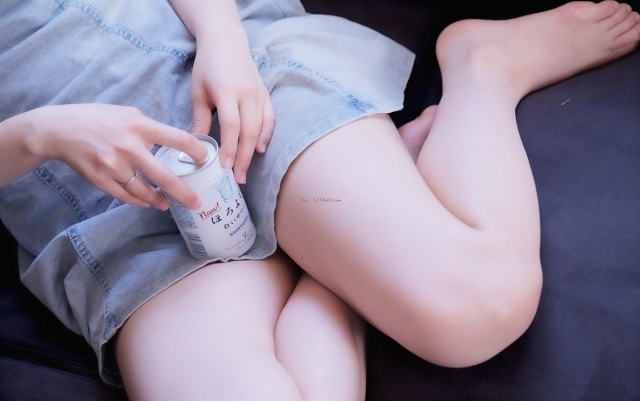
#> input picture photos/0473fd50-3f0e-55de-815c-5dbe9cc384d1.jpg, 1280 x 802 px (shown at 1/2 size); its folder holds 4 pictures in this run
$ python photo.py   (older library calls are emulated)
#> lines starting #> are read from the running program, lines starting #| are printed output that depends on the picture
from PIL import Image
import os,shutil
import uuid
import json

#图片压缩批处理
def compressImage(srcPath,dstPath):
    for filename in os.listdir(srcPath):
        #如果不存在目的目录则创建一个，保持层级结构
        if not os.path.exists(dstPath):
                os.makedirs(dstPath)

        #拼接完整的文件或文件夹路径
        srcFile=os.path.join(srcPath,filename)
        dstFile=os.path.join(dstPath,filename)

        # 如果是文件就处理
        if os.path.isfile(srcFile):
            try:
                #打开原图片缩小后保存，可以用if srcFile.endswith(".jpg")或者split，splitext等函数等针对特定文件压缩
                sImg=Image.open(srcFile)
                w,h=sImg.size
                dImg=sImg.resize((int(w/2),int(h/2)),Image.ANTIALIAS)  #设置压缩尺寸和选项，注意尺寸要用括号
                dImg.save(dstFile) #也可以用srcFile原路径保存,或者更改后缀保存，save这个函数后面可以加压缩编码选项JPEG之类的
                print (dstFile+" 成功！")
            except Exception:
                print(dstFile+"失败！！！！！！！！！！！！！！！！！！！！！！！！！！！！")

        # 如果是文件夹就递归
        if os.path.isdir(srcFile):
            compressImage(srcFile, dstFile)

def compress_image(infile, outfile='', mb=140, step=10, quality=80):
    """不改变图片尺寸压缩到指定大小
    :param infile: 压缩源文件
    :param outfile: 压缩文件保存地址
    :param mb: 压缩目标，KB
    :param step: 每次调整的压缩比率
    :param quality: 初始压缩比率
    :return: 压缩文件地址，压缩文件大小
    """
    o_size = get_size(infile)
    if o_size <= mb:
        return infile
    outfile = get_outfile(infile, outfile)
    while o_size > mb:
        im = Image.open(infile)
        im.save(outfile, quality=quality)
        if quality - step < 0:
            break
        quality -= step
        o_size = get_size(outfile)
    return outfile, get_size(outfile)

def get_size(file):
    # 获取文件大小:KB
    size = os.path.getsize(file)
    return size / 1024

def get_outfile(infile, outfile):
    if outfile:
        return outfile
    dir, suffix = os.path.splitext(infile)
    outfile = '{}-out{}'.format(dir, suffix)
    return outfile

if __name__ == '__main__':
    # json数组
    result = []
    # 遍历待加入图片
    path = os.walk("./photos_prepare")
    for root, dirs, files in path:
        for f in files:
            fname = str(uuid.uuid5(uuid.NAMESPACE_DNS, f)) + ".jpg"
            os.rename(os.path.join(root, f),os.path.join(root,fname))                           #重命名
            shutil.move(os.path.join(root,fname),os.path.join('./photos',fname))                #移动文件

    dir_list = os.listdir("./photos")
    # 注意，这里使用lambda表达式，将文件按照最后修改时间顺序降序排列
    # os.path.getmtime() 函数是获取文件最后修改时间
    # os.path.getctime() 函数是获取文件最后创建时间
    dir_list = sorted(dir_list,key=lambda x: os.path.getmtime(os.path.join("./photos", x)), reverse=True)
    for file in dir_list:
        temp_dict = {}
        temp_dict['title'] = ""
        temp_dict['url'] = "photos_compress/" + file
        temp_dict['href'] = "photos/" + file
        temp_dict['content'] = ""
        temp_dict['name'] = file
        result.append(temp_dict)

    # # 遍历文件数量生成名字
    # path = os.walk("./photos")
    # for root, dirs, files in path:
    #     for f in files:
    #         temp_dict = {}
    #         temp_dict['title'] = ""
    #         temp_dict['url'] = "photos_compress/" + f
    #         temp_dict['href'] = "photos/" + f
    #         temp_dict['content'] = ""
    #         temp_dict['name'] = f
    #         result.append(temp_dict)

    # 写入json文件
    with open("./data/photos.json", 'w') as f:
        json.dump(result, f)

    # [9 lines of commented-out code are left out]
    path = os.walk("./photos_compress")
    for root, dirs, files in path:
        for f in files:
            os.remove(os.path.join(root, f))
    # 遍历压缩图片
    compressImage("./photos","./photos_compress")
#> in compressImage, sImg is the input picture: PIL image 1280x802 RGB; mean R, G, B 141.7, 131.7, 151.6
#> in compressImage, `dImg=sImg.resize((int(w/2),int(h/2)),Image.ANTIALIAS)`:
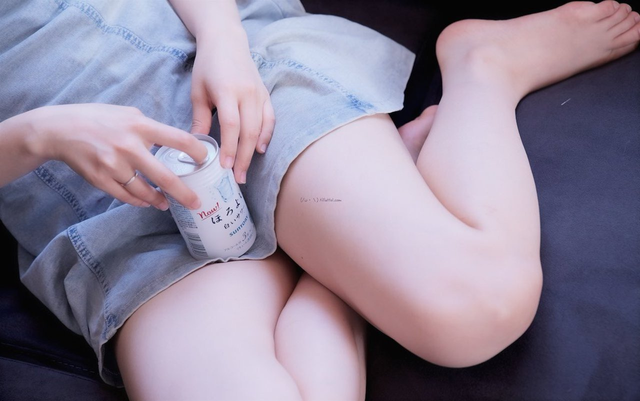
#> dImg: PIL image 640x401 RGB; mean R, G, B 141.7, 131.7, 151.6
#> pass 3 of the loop in compressImage, `for filename in os.listdir(srcPath):`:
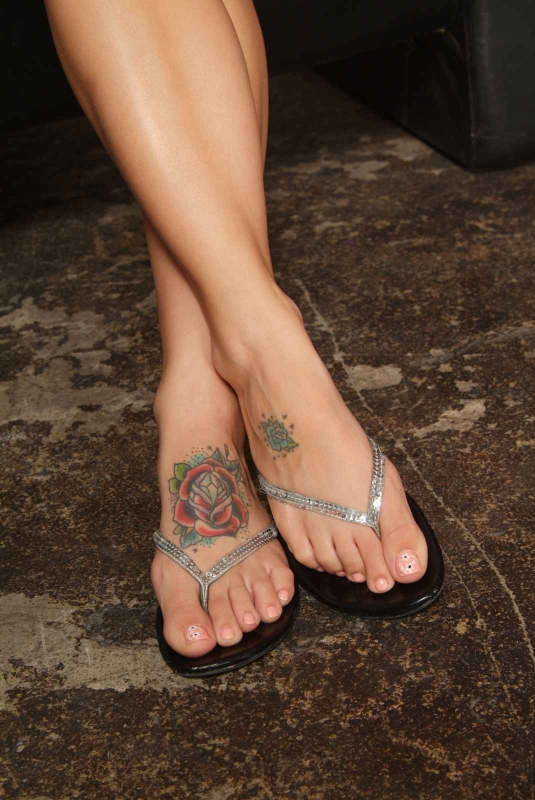
#> input picture photos/1.jpg, 1070 x 1600 px (shown at 1/2 size)
#> in compressImage, sImg is the input picture: PIL image 1070x1600 RGB; mean R, G, B 95.2, 70.4, 53.8
#> in compressImage, `dImg=sImg.resize((int(w/2),int(h/2)),Image.ANTIALIAS)`:
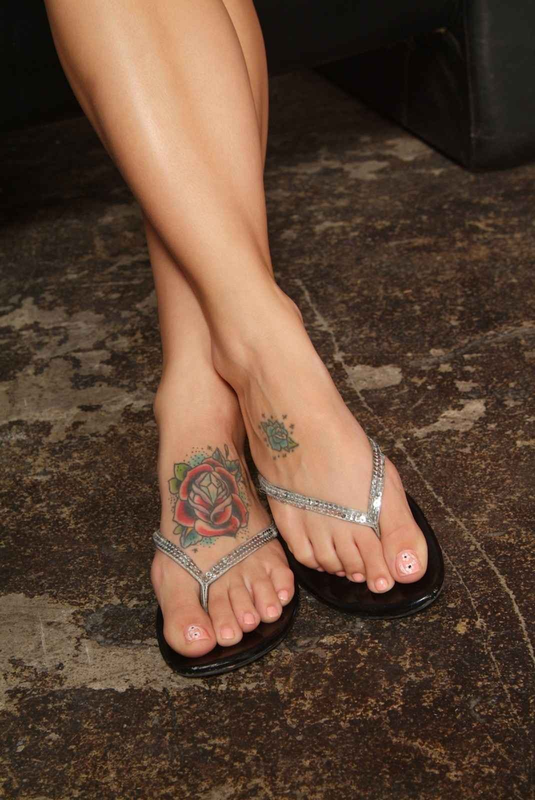
#> dImg: PIL image 535x800 RGB; mean R, G, B 95.2, 70.4, 53.8
#> the loop made 4 passes; the first 3 are shown

    # [4 lines of commented-out code are left out]
